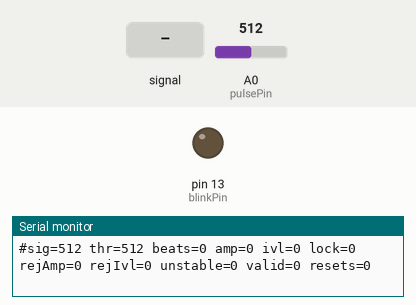
The sketch below on a simulated Arduino Uno, built with avr-gcc and run on an emulated ATmega328P. Shown: output pins drawn as LEDs (lit = HIGH), the last lines printed to the serial monitor. Inputs (shaded band) come from the test bench; at power-on: A0 (pulsePin) = 512.

Above: at 1.2 s.
1.3 s: A0 (pulsePin) fed a 200 Hz sine of ±81 counts around its level
4.3 s: A0 (pulsePin) set to 527
At 5.4 s:
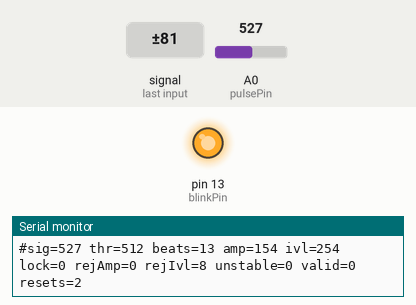
Timing chart, 0 to 8.2 s (numbered marks = the images above; inputs shaded):
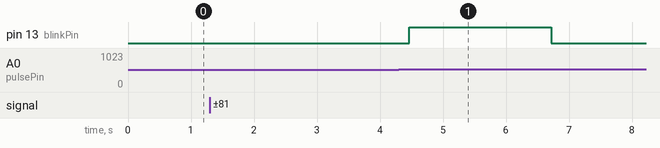

The sketch:

PulseSensorAstroVitals.ino
```cpp
#include <avr/interrupt.h>

// ---------------- Configuration ----------------
// Set to 1 to stream the raw signal (for Arduino Serial Plotter) instead of JSON.
#define DEBUG_RAW 0
// Set to 1 to print one "#..." status line per second showing which gate rejects beats.
// The web app must ignore lines starting with '#'. Set back to 0 when done.
#define DEBUG_STATUS 1

const int pulsePin = A0;
const int blinkPin = 13;

// Tune against the real sensor using DEBUG_RAW / DEBUG_STATUS (amp= field).
const int minPulseAmplitude = 35;
// Reject saturated/clipped signals (ADC is 0-1023).
const int maxPulseAmplitude = 900;

// Keep in sync with the heart-rate range accepted by the app and API.
const int minBpm = 30;
const int maxBpm = 180;
const unsigned long minIntervalMs = 60000UL / maxBpm;
const unsigned long maxIntervalMs = 60000UL / minBpm;

const int intervalHistorySize = 5;
const int stableIntervalsRequired = 5;     // consecutive good beats before output
const unsigned long maxSpreadPercent = 30; // max (longest - shortest) / average
const unsigned int minWindowSamples = 5;   // reject windows with only a few isolated detections
const int maxBadPulsesBeforeReset = 3;     // consecutive bad pulses before the lock is wiped

const unsigned long measurementWindowMs = 30000;

// ---------------- Shared state (ISR <-> loop) ----------------
volatile int BPM = 0;            // last validated BPM, 0 = none
volatile boolean newValidBeat = false;
volatile int Signal = 0;
volatile int IBI = 600;
volatile boolean Pulse = false;
volatile unsigned long sampleCounter = 0;
volatile unsigned long lastBeatTime = 0;
volatile int P = 512;
volatile int T = 512;
volatile int thresh = 525;
volatile boolean firstBeat = true;
volatile unsigned long pendingInterval = 0;
volatile unsigned long lastQualifiedBeatTime = 0;
volatile unsigned int intervalHistory[intervalHistorySize];
volatile int intervalCount = 0;
volatile int intervalIndex = 0;
volatile int badPulseStreak = 0;

// Debug counters (written by the ISR, read by loop with interrupts off).
volatile unsigned int dbgRising = 0;    // threshold crossings accepted as a beat start
volatile unsigned int dbgRejAmp = 0;    // pulses rejected: amplitude out of range
volatile unsigned int dbgRejIvl = 0;    // pulses rejected: interval out of range
volatile unsigned int dbgUnstable = 0;  // lock complete but intervals too spread out
volatile unsigned int dbgValid = 0;     // validated BPM outputs
volatile unsigned int dbgResets = 0;    // full detector resets (timeout or bad streak)
volatile int dbgAmp = 0;                // amplitude of the last pulse
volatile unsigned long dbgIvl = 0;      // last candidate interval (ms)

// ---------------- Loop-side state ----------------
unsigned long measurementWindowStart = 0;
unsigned long bpmTotal = 0;
unsigned int bpmCount = 0;

void setup() {
  pinMode(blinkPin, OUTPUT);
  Serial.begin(115200);
  Signal = analogRead(pulsePin);
  P = Signal;
  T = Signal;
  thresh = Signal;
  measurementWindowStart = millis();
  interruptSetup();
}

void loop() {
#if DEBUG_RAW
  // Raw signal at ~50 Hz for the Serial Plotter.
  static unsigned long t = 0;
  if (millis() - t >= 20) {
    t = millis();
    int s;
    noInterrupts();
    s = Signal;
    interrupts();
    Serial.println(s);
  }
#else
  if (newValidBeat) {
    noInterrupts();
    const int bpm = BPM;
    newValidBeat = false;
    interrupts();
    if (bpm >= minBpm && bpm <= maxBpm) {
      bpmTotal += bpm;
      bpmCount++;
    }
  }

#if DEBUG_STATUS
  static unsigned long lastStatus = 0;
  if (millis() - lastStatus >= 1000) {
    lastStatus = millis();
    noInterrupts();
    const unsigned int rising = dbgRising, rejAmp = dbgRejAmp, rejIvl = dbgRejIvl;
    const unsigned int unstable = dbgUnstable, valid = dbgValid, resets = dbgResets;
    const int amp = dbgAmp, sig = Signal, th = thresh, cnt = intervalCount;
    const unsigned long ivl = dbgIvl;
    interrupts();
    Serial.print("#sig="); Serial.print(sig);
    Serial.print(" thr="); Serial.print(th);
    Serial.print(" beats="); Serial.print(rising);
    Serial.print(" amp="); Serial.print(amp);
    Serial.print(" ivl="); Serial.print(ivl);
    Serial.print(" lock="); Serial.print(cnt);
    Serial.print(" rejAmp="); Serial.print(rejAmp);
    Serial.print(" rejIvl="); Serial.print(rejIvl);
    Serial.print(" unstable="); Serial.print(unstable);
    Serial.print(" valid="); Serial.print(valid);
    Serial.print(" resets="); Serial.println(resets);
  }
#endif

  if (millis() - measurementWindowStart >= measurementWindowMs) {
    const unsigned long now = millis();
    const bool ok = bpmCount >= minWindowSamples;
    Serial.print("{\"hr\":");
    if (ok) {
      Serial.print((bpmTotal + bpmCount / 2) / bpmCount);
    } else {
      Serial.print("null");
    }
    Serial.println("}");
    measurementWindowStart = now;
    bpmTotal = 0;
    bpmCount = 0;
  }
#endif
}

void interruptSetup() {
  // Timer2 compare interrupt at 500 Hz (one sample every 2 ms), for ATmega328P boards
  // running at 16 MHz. On an 8 MHz board this runs at 250 Hz and all timings double.
  TCCR2A = 0x02;
  TCCR2B = 0x06;
  OCR2A = 0x7C;
  TIMSK2 = 0x02;
  sei();
}

// Clears everything so a fresh lock is required.
static void resetDetector() {
  thresh = Signal;
  P = Signal;
  T = Signal;
  BPM = 0;
  newValidBeat = false;
  IBI = 600;
  lastBeatTime = sampleCounter;
  lastQualifiedBeatTime = sampleCounter;
  firstBeat = true;
  pendingInterval = 0;
  intervalCount = 0;
  intervalIndex = 0;
  badPulseStreak = 0;
  Pulse = false;
  digitalWrite(blinkPin, LOW);
  dbgResets++;
}

// A bad pulse is ignored; only a streak of them wipes the lock.
static void registerBadPulse() {
  badPulseStreak++;
  if (badPulseStreak >= maxBadPulsesBeforeReset) {
    intervalCount = 0;
    intervalIndex = 0;
    firstBeat = true;
    badPulseStreak = 0;
    dbgResets++;
  }
}

ISR(TIMER2_COMPA_vect) {
  Signal = analogRead(pulsePin);
  sampleCounter += 2;
  const unsigned long N = sampleCounter - lastBeatTime;

  if (Signal < thresh && N > (IBI / 5) * 3 && Signal < T) {
    T = Signal;
  }

  if (Signal > thresh && Signal > P) {
    P = Signal;
  }

  // Beat detected on rising edge through the threshold.
  if (N > 250 && Signal > thresh && !Pulse && N > (IBI / 5) * 3) {
    Pulse = true;
    digitalWrite(blinkPin, HIGH);
    const unsigned long candidate = sampleCounter - lastBeatTime;
    lastBeatTime = sampleCounter;
    pendingInterval = firstBeat ? 0 : candidate;
    firstBeat = false;
    dbgRising++;
  }

  // Validate the pulse amplitude at its falling edge before accepting its interval.
  if (Signal < thresh && Pulse) {
    digitalWrite(blinkPin, LOW);
    Pulse = false;
    const int pulseAmplitude = P > T ? P - T : 0;
    thresh = pulseAmplitude / 2 + T;
    P = thresh;
    T = thresh;
    dbgAmp = pulseAmplitude;

    const unsigned long candidate = pendingInterval;
    pendingInterval = 0;
    if (candidate > 0) dbgIvl = candidate;
    const bool amplitudeOk = pulseAmplitude >= minPulseAmplitude &&
                             pulseAmplitude <= maxPulseAmplitude;
    if (!amplitudeOk) {
      dbgRejAmp++;
      registerBadPulse();
    } else {
      lastQualifiedBeatTime = sampleCounter;
      bool intervalOk = true;
      if (candidate > 0) {
        if (candidate >= minIntervalMs && candidate <= maxIntervalMs) {
          IBI = (int)candidate;
          intervalHistory[intervalIndex] = (unsigned int)candidate;
          intervalIndex = (intervalIndex + 1) % intervalHistorySize;
          if (intervalCount < intervalHistorySize) {
            intervalCount++;
          }
        } else {
          intervalOk = false;
          dbgRejIvl++;
          registerBadPulse();
        }
      }
      if (intervalOk) badPulseStreak = 0;

      if (intervalOk && intervalCount >= stableIntervalsRequired) {
        unsigned int shortest = 65535;
        unsigned int longest = 0;
        unsigned long total = 0;
        for (int i = 0; i < intervalCount; i++) {
          const unsigned int v = intervalHistory[i];
          if (v < shortest) shortest = v;
          if (v > longest) longest = v;
          total += v;
        }
        const unsigned long average = total / intervalCount;
        const bool stable = (longest - shortest) <= (average * maxSpreadPercent / 100UL);

        if (!stable) {
          dbgUnstable++;
        } else if (average > 0) {
          const int bpm = (int)(60000UL / average);
          if (bpm >= minBpm && bpm <= maxBpm) {
            BPM = bpm;
            newValidBeat = true;
            dbgValid++;
          }
        }
      }
    }
  }

  // Noise crossings do not keep the detector alive without qualified pulses.
  if (sampleCounter - lastQualifiedBeatTime > 2500) {
    resetDetector();
  }
}
```

Measured:
- the behaviour switches between 512 and 513 on A0 (pulsePin) (found by bisection; images 0 and 1)
- after the input at 4.3 s, pin 13 (blinkPin): LOW → HIGH after 0.17 s, → LOW 2.3 s later
